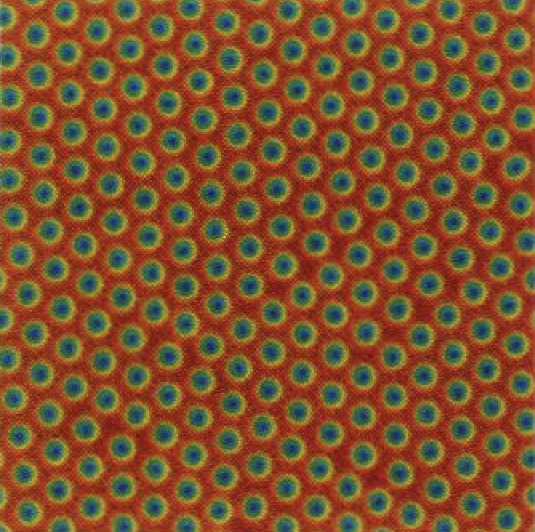
#> input picture data/pearson/original_images/pearson_dots.png, 1069 x 1063 px, found by its file name (shown at 1/2 size)
$ python -i image_processing.py   (imports and definitions only)
#> lines starting #> are read from the running program, lines starting #| are printed output that depends on the picture
"""
=== Image Processing Utilities ===
Functions for converting images to grayscale, blurring image stacks,
and simulating CCD imaging effects. These are needed to prepare images for the
Minkowski analysis in analysis_utils.py.
"""

import cv2
import numpy as np
from PIL import Image
from pathlib import Path
import scipy.ndimage
import skimage.io as io
import warnings

def convert_img_to_grayscale_NEW(filename="data/test_images/pearson_dots.png", median_blur=None, size=(256, 256)):
    """
    Convert a BGR image to grayscale, optionally apply median blur, then resize to `size`.
    """
#> called with filename = 'data/test_images/pearson_dots.png', size = (256, 256)
    img = cv2.imread(filename)
#> img is the input picture: shape (1063, 1069, 3); mean B, G, R 45.1, 80.9, 126.9

    if median_blur:
        # Standard grayscale conversion and optional blur
        gray_bgr = cv2.cvtColor(img, cv2.COLOR_BGR2GRAY)
        gray_blurred = cv2.medianBlur(gray_bgr, ksize=median_blur)
        resized = cv2.resize(gray_blurred, size, interpolation=cv2.INTER_AREA)
        return resized  # shape: (256, 256)

    else:
        # HSV-based grayscale conversion via hue channel
        hsv = cv2.cvtColor(img, cv2.COLOR_BGR2HSV)
#> hsv: shape (1063, 1069, 3); mean H, S, V 25.4, 176.9, 136.1
        H = hsv[..., 0].astype(np.float32)
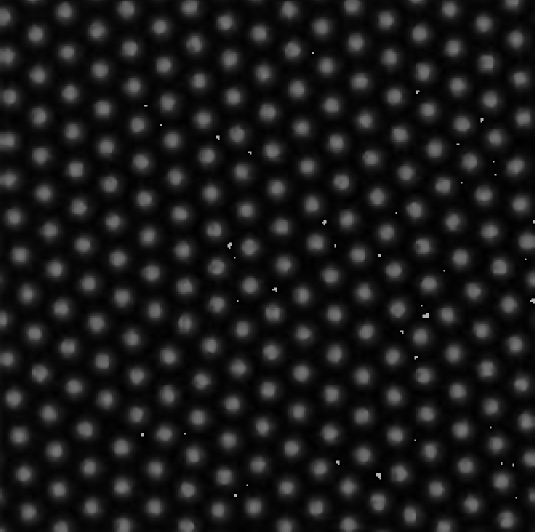
#> H: shape (1063, 1069) float32 (shown at 1/2 size); min 0, max 179, mean 25.4

        hue_gray = (H / 120.0 * 255.0).clip(0, 255).astype(np.uint8)
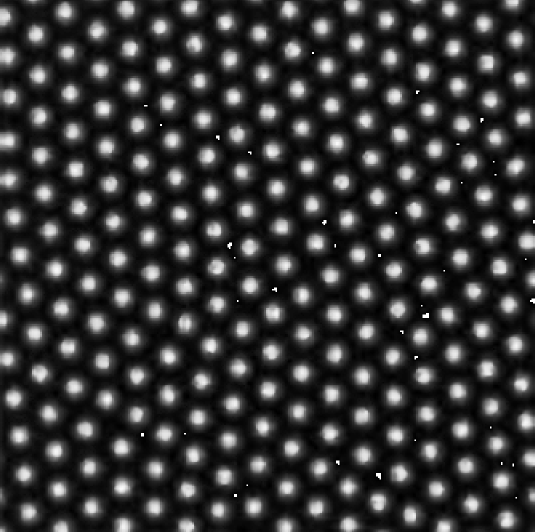
#> hue_gray: shape (1063, 1069) (shown at 1/2 size); min 0, max 255, mean 53.3

        # Clean speckles
        kernel = np.ones((8, 8), np.uint8)
        cleaner_gray = cv2.morphologyEx(hue_gray, cv2.MORPH_OPEN, kernel, iterations=1)
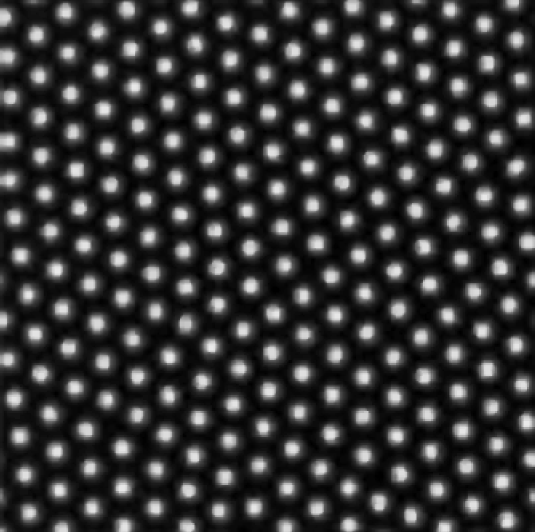
#> cleaner_gray: shape (1063, 1069) (shown at 1/2 size); min 0, max 233, mean 52.1

        # Normalize brightness
        stretched = cv2.normalize(cleaner_gray, None, alpha=0, beta=255,
                                  norm_type=cv2.NORM_MINMAX).astype(np.uint8)

        resized = cv2.resize(stretched, size, interpolation=cv2.INTER_AREA)
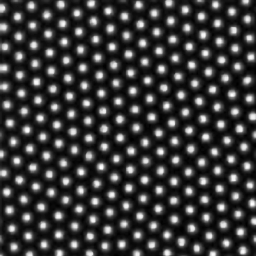
#> resized: shape (256, 256); min 0, max 255, mean 57
        return resized  # shape: (256, 256)


# [164 lines left out: functions convert_img_to_grayscale, convert_png_to_array, blur_image_stack, mimic_mecke, process_stack, not called in this run]

>>> result = convert_img_to_grayscale_NEW()

$ run again, with data/pearson/original_images/pearson_stripes.png copied over data/pearson/original_images/pearson_dots.png
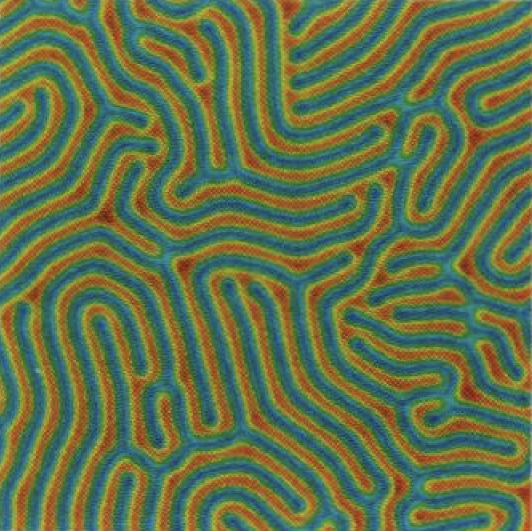
#> input picture data/pearson/original_images/pearson_stripes.png, 1063 x 1061 px, found by its file name (shown at 1/2 size)
#> in convert_img_to_grayscale_NEW, img is the input picture: shape (1061, 1063, 3); mean B, G, R 73.4, 112.6, 97.8
#> hsv: shape (1061, 1063, 3); mean H, S, V 53.7, 147.8, 129.2
#> in convert_img_to_grayscale_NEW, `H = hsv[..., 0].astype(np.float32)`:
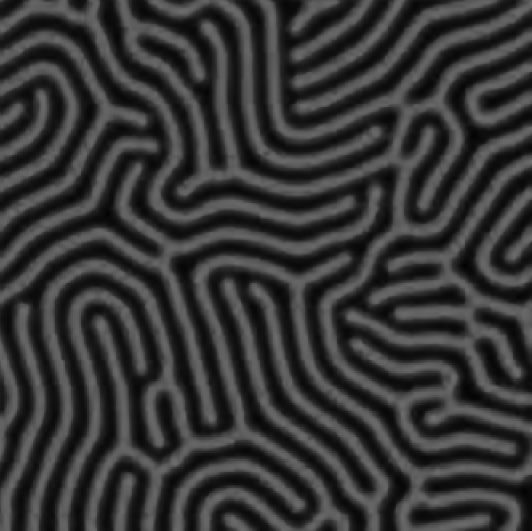
#> H: shape (1061, 1063) float32 (shown at 1/2 size); min 2, max 112, mean 53.7
#> in convert_img_to_grayscale_NEW, `resized = cv2.resize(stretched, size, interpolation=cv2.INTER_AREA)`:
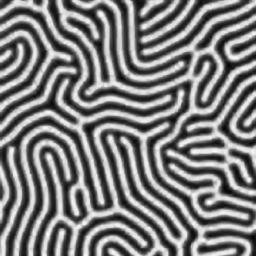
#> resized: shape (256, 256); min 1, max 255, mean 125
